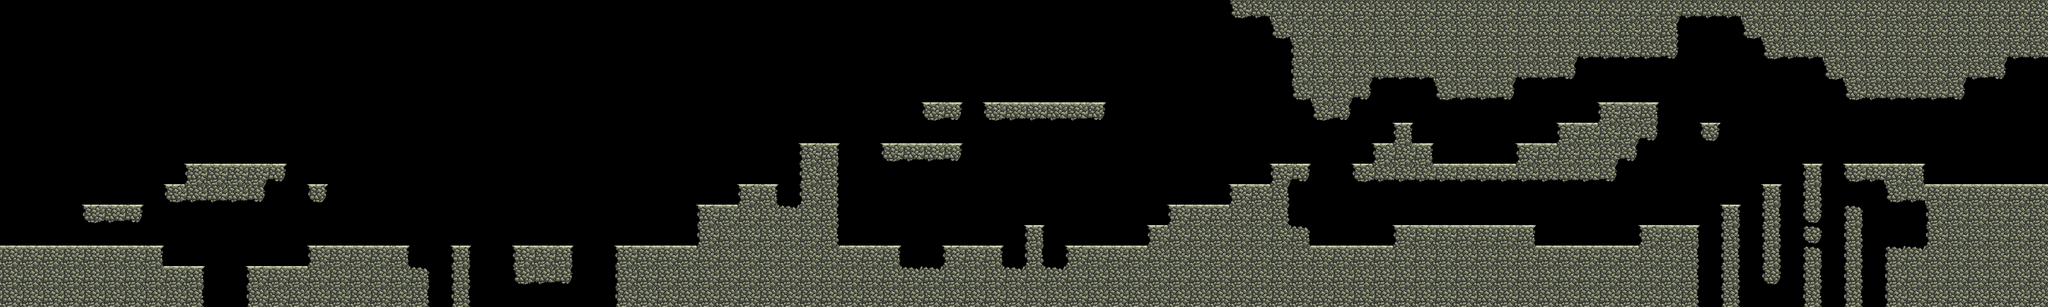

Tiled map render using the project's own tile images. Description and the map definition, with tile-layer contents summarised, below:
An orthogonal 100x15 tile map with 64x64 px tiles, 1 tile layer (FG), 2 tilesets and 37 objects (21x Half, 15x Full).

<map version="1.0" orientation="orthogonal" width="100" height="15" tilewidth="64" tileheight="64">
 <tileset firstgid="1" name="Rock Tiles" tilewidth="64" tileheight="64">
  <image source="Rock-Tiles-Base.png" width="192" height="192" />
 </tileset>
 <tileset firstgid="10" name="Rock Tiles Extra" tilewidth="64" tileheight="64">
  <image source="Rock-Tiles-Extra.png" width="192" height="384" />
 </tileset>
 <layer name="FG" width="100" height="15">
  <data>[1500 cells, 542 non-empty, 21 distinct tile ids]</data>
 </layer>
 <objectgroup name="Spawn" width="100" height="15">
  <object x="48" y="694" width="52" height="72" />
 </objectgroup>
 <objectgroup name="Jumps" width="100" height="15">
  <object type="Full" x="162" y="765" width="15" height="52">
   <properties>
    <property name="MustJump" value="False" />
   </properties>
  </object>
  <object type="Full" x="402" y="636" width="15" height="51">
   <properties>
    <property name="MustJump" value="False" />
   </properties>
  </object>
  <object type="Half" x="623" y="827" width="11" height="55">
   <properties>
    <property name="MustJump" value="True" />
   </properties>
  </object>
  <object type="Full" x="915" y="828" width="46" height="62">
   <properties>
    <property name="MustJump" value="True" />
   </properties>
  </object>
  <object type="Full" x="834" y="514" width="13" height="48">
   <properties>
    <property name="MustJump" value="False" />
   </properties>
  </object>
  <object type="Half" x="971" y="574" width="46" height="20">
   <properties>
    <property name="MustJump" value="False" />
   </properties>
  </object>
  <object type="Full" x="1228" y="765" width="46" height="20">
   <properties>
    <property name="MustJump" value="True" />
   </properties>
  </object>
  <object type="Full" x="1417" y="767" width="46" height="20">
   <properties>
    <property name="MustJump" value="True" />
   </properties>
  </object>
  <object type="Full" x="1740" y="761" width="46" height="20">
   <properties>
    <property name="MustJump" value="True" />
   </properties>
  </object>
  <object type="Full" x="2130" y="761" width="46" height="20">
   <properties>
    <property name="MustJump" value="True" />
   </properties>
  </object>
  <object type="Half" x="2255" y="634" width="46" height="20">
   <properties>
    <property name="MustJump" value="True" />
   </properties>
  </object>
  <object type="Full" x="2383" y="568" width="46" height="20">
   <properties>
    <property name="MustJump" value="True" />
   </properties>
  </object>
  <object type="Half" x="3538" y="758" width="46" height="20">
   <properties>
    <property name="MustJump" value="True" />
   </properties>
  </object>
  <object type="Half" x="3601" y="695" width="46" height="20">
   <properties>
    <property name="MustJump" value="True" />
   </properties>
  </object>
  <object type="Half" x="3796" y="632" width="46" height="20">
   <properties>
    <property name="MustJump" value="True" />
   </properties>
  </object>
  <object type="Half" x="3922" y="568" width="46" height="20">
   <properties>
    <property name="MustJump" value="True" />
   </properties>
  </object>
  <object type="Half" x="4307" y="760" width="46" height="20">
   <properties>
    <property name="MustJump" value="True" />
   </properties>
  </object>
  <object type="Half" x="4247" y="504" width="46" height="20">
   <properties>
    <property name="MustJump" value="True" />
   </properties>
  </object>
  <object type="Half" x="4310" y="441" width="46" height="20">
   <properties>
    <property name="MustJump" value="True" />
   </properties>
  </object>
  <object type="Half" x="4690" y="504" width="46" height="20">
   <properties>
    <property name="MustJump" value="True" />
   </properties>
  </object>
  <object type="Half" x="4823" y="439" width="46" height="20">
   <properties>
    <property name="MustJump" value="True" />
   </properties>
  </object>
  <object type="Half" x="4948" y="375" width="46" height="20">
   <properties>
    <property name="MustJump" value="True" />
   </properties>
  </object>
  <object type="Half" x="5069" y="760" width="46" height="20">
   <properties>
    <property name="MustJump" value="True" />
   </properties>
  </object>
  <object type="Half" x="5260" y="693" width="46" height="20">
   <properties>
    <property name="MustJump" value="True" />
   </properties>
  </object>
  <object type="Half" x="5385" y="627" width="46" height="20">
   <properties>
    <property name="MustJump" value="True" />
   </properties>
  </object>
  <object type="Half" x="5512" y="561" width="46" height="20">
   <properties>
    <property name="MustJump" value="True" />
   </properties>
  </object>
  <object type="Half" x="5640" y="498" width="46" height="20">
   <properties>
    <property name="MustJump" value="True" />
   </properties>
  </object>
  <object type="Full" x="5130" y="313" width="46" height="20">
   <properties>
    <property name="MustJump" value="True" />
   </properties>
  </object>
  <object type="Full" x="2761" y="758" width="46" height="20">
   <properties>
    <property name="MustJump" value="True" />
   </properties>
  </object>
  <object type="Half" x="3082" y="757" width="46" height="20">
   <properties>
    <property name="MustJump" value="True" />
   </properties>
  </object>
  <object type="Half" x="3210" y="691" width="46" height="20">
   <properties>
    <property name="MustJump" value="True" />
   </properties>
  </object>
  <object type="Full" x="2570" y="440" width="46" height="20">
   <properties>
    <property name="MustJump" value="False" />
   </properties>
  </object>
  <object type="Full" x="4043" y="502" width="46" height="20">
   <properties>
    <property name="MustJump" value="False" />
   </properties>
  </object>
  <object type="Full" x="5320" y="375" width="46" height="20">
   <properties>
    <property name="MustJump" value="False" />
   </properties>
  </object>
  <object type="Full" x="2827" y="436" width="46" height="20">
   <properties>
    <property name="MustJump" value="False" />
   </properties>
  </object>
  <object type="Half" x="2957" y="311" width="46" height="20">
   <properties>
    <property name="MustJump" value="False" />
   </properties>
  </object>
 </objectgroup>
</map>
